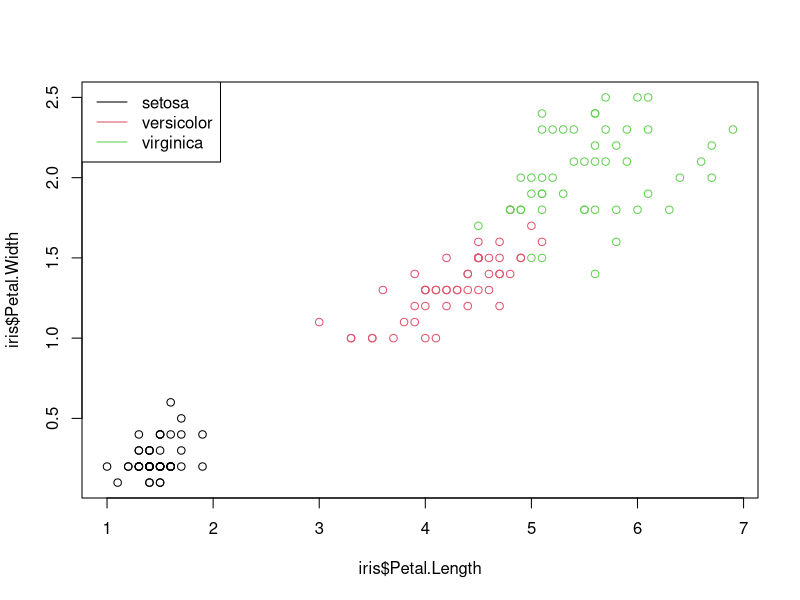
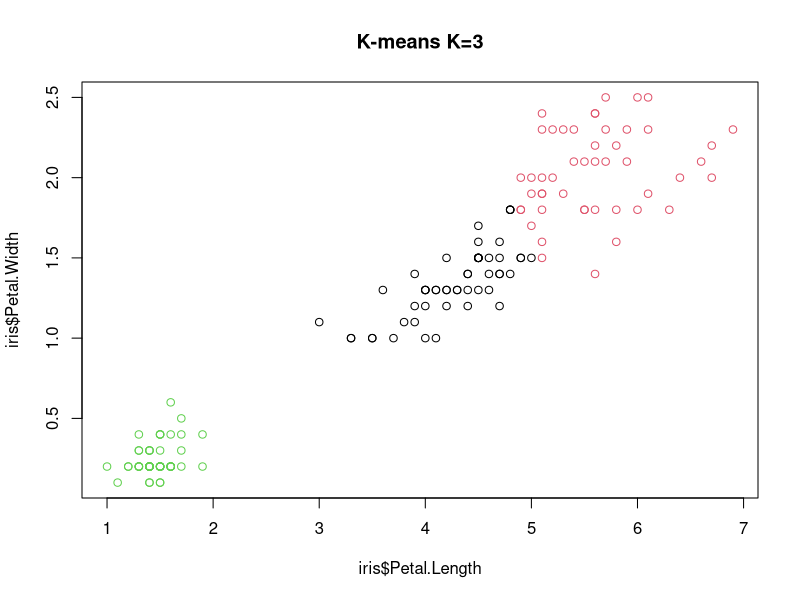
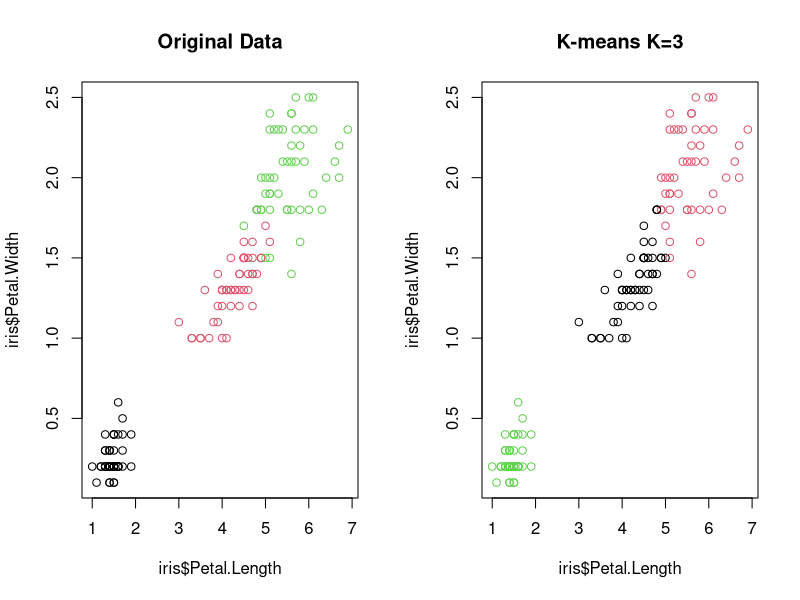

Source code (R) for these figures, in order:
#In this exercise, we will see how K-means clustering works with real data 
#Iris dataset contains data about sepal length and width, petal length and width, 
#and species of flowers.
rm(list=ls())
library(datasets)
head(iris)


#When you explore the data, you may notice that petal length and petal width are similar 
#among the same species but varied considerably between different species 
#x<-iris$Species
plot(iris$Petal.Length,iris$Petal.Width, col=iris$Species)
legend("topleft", legend=c("setosa","versicolor","virginica"), col=c(1,2,3),lty=1)


#This is a very simple example. We can clearly see that there are three clusters.
#Let's try to actually cluster it with K-means. 
set.seed(20)
irisCluster <- kmeans(iris[,3:4], 3, nstart =20)
irisCluster


#Compare the clusters with actual the species 
table(irisCluster$cluster, iris$Species)


#As we can see, setosa species data got grouped into cluster 1 perfectly
#k-means worngly classified 4 versicolor data points and 2 virginica data points 
irisCluster$cluster <- as.factor(irisCluster$cluster)
plot(iris$Petal.Length,iris$Petal.Width,col=irisCluster$cluster,main="K-means K=3")


#Compare two plots side by side
par(mfrow=c(1,2))
plot(iris$Petal.Length,iris$Petal.Width, col=iris$Species,main="Original Data")
plot(iris$Petal.Length,iris$Petal.Width,col=irisCluster$cluster,main="K-means K=3")
par(mfrow=c(1,1))
